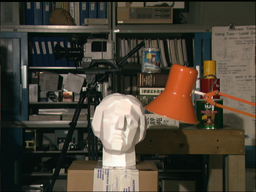
#> input picture Stereo-matching/Input/scene1.row3.col1.ppm, 256 x 192 px, shrunk from 384 x 288 before the run
$ python stereo_matching_sparse.py
#> lines starting #> are read from the running program, lines starting #| are printed output that depends on the picture
import cv2
import numpy as np
import matplotlib.pyplot as plt
from tqdm import tqdm


def generate_sobel_kernels(ksize):
    if ksize % 2 == 0:
        raise ValueError("Kernel size (ksize) must be an odd number.")

    if ksize < 3:
        raise ValueError("Kernel size (ksize) must be at least 3.")

    half_ksize = ksize // 2

    # Initialize the kernels with zeros
    kernel_x = np.zeros((ksize, ksize))
    kernel_y = np.zeros((ksize, ksize))

    for i in range(ksize):
        for j in range(ksize):
            if i < half_ksize:
                kernel_x[j, i] = -(half_ksize - i)
                kernel_y[i, j] = -(half_ksize - i)
            elif i == half_ksize:
                kernel_x[j, i] = 0
                kernel_y[i, j] = 0
            else:
                kernel_x[j, i] = i - half_ksize
                kernel_y[i, j] = i - half_ksize

    return kernel_x, kernel_y


def sobel_edge_detection(image, ksize=7):
    # Define the Sobel kernels for horizontal and vertical edge detection
    kernel_x, kernel_y = generate_sobel_kernels(ksize)
    half_ksize = ksize // 2

    # Ensure the image is in grayscale (if not, convert it)
    if len(image.shape) == 3:
        image = np.mean(image, axis=2).astype(np.float64)

    # Initialize output arrays for horizontal and vertical gradients
    grad_x = np.zeros_like(image, dtype=np.float64)
    grad_y = np.zeros_like(image, dtype=np.float64)

    # Iterate over the image and convolve with Sobel kernels
    height, width = image.shape
    for y in tqdm(
        range(half_ksize, height - half_ksize), desc="Edges    ", leave=False
    ):
        for x in range(half_ksize, width - half_ksize):
            patch = image[
                y - half_ksize : y + half_ksize + 1, x - half_ksize : x + half_ksize + 1
            ]
            grad_x[y, x] = np.sum(patch * kernel_x)
            grad_y[y, x] = np.sum(patch * kernel_y)

    return grad_x, grad_y


def harris_corner_detection(image, k=0.04, threshold=0.01):
    # Convert the image to grayscale
    if len(image.shape) == 3:
        image = cv2.cvtColor(image, cv2.COLOR_BGR2GRAY)

    # Calculate image gradients using Sobel filters
    dx, dy = sobel_edge_detection(image)

    # Compute components of the Harris matrix
    Ixx = dx * dx
    Iyy = dy * dy
    Ixy = dx * dy

    # Calculate the sum of squared differences
    window_size = 5
    offset = window_size // 2
    height, width = image.shape
    keypoints = []
    descriptors = []

    for y in tqdm(range(offset, height - offset), desc="Keypoints", leave=False):
        for x in range(offset, width - offset):
            # Compute the sum of squared differences in the window
            Sxx = np.sum(Ixx[y - offset : y + offset + 1, x - offset : x + offset + 1])
            Syy = np.sum(Iyy[y - offset : y + offset + 1, x - offset : x + offset + 1])
            Sxy = np.sum(Ixy[y - offset : y + offset + 1, x - offset : x + offset + 1])

            # Calculate the determinant and trace of the Harris matrix
            det = (Sxx * Syy) - (Sxy**2)
            trace = Sxx + Syy

            # Calculate the corner response function
            r = det - k * (trace**2)

            # Apply the threshold to detect corners
            if r > threshold:
                keypoints.append([x, y])
                descriptors.append([Sxx, Syy, Sxy])

    return np.array(keypoints), np.array(descriptors)


def match_keypoints(keypoints1, descriptors1, keypoints2, descriptors2, threshold=0.7):
    matches = []

    for i in tqdm(range(len(keypoints1)), desc="Matching  ", leave=False):
        descriptor1 = descriptors1[i]

        best_match_index = -1
        best_match_score = float("-inf")

        for j in range(len(keypoints2)):
            descriptor2 = descriptors2[j]

            # Calculate the sum of squared differences (SSD) between descriptors
            ssd = np.sum((descriptor1 - descriptor2) ** 2)

            if ssd < best_match_score:
                best_match_score = ssd
                best_match_index = j

        # Check if the best match is below the threshold
        if best_match_score < threshold:
            matches.append((keypoints1[i], keypoints2[best_match_index]))

    return matches


def match_keypoints_fast(
    keypoints1, descriptors1, keypoints2, descriptors2, threshold=5e2
):
    # Calculate the pairwise Euclidean distances between descriptors
    distances = np.linalg.norm(descriptors1[:, None] - descriptors2, axis=2)

    # Find the best match index for each descriptor in descriptors1
    best_match_indices = np.argmin(distances, axis=1)
    best_match_distances = distances[np.arange(len(keypoints1)), best_match_indices]

    # Create a mask for valid matches based on the threshold
    valid_matches = best_match_distances < threshold

    # Extract the matched keypoints
    matched_keypoints = [
        (keypoints1[i], keypoints2[best_match_indices[i]])
        for i in range(len(keypoints1))
        if valid_matches[i]
    ]

    return np.array(matched_keypoints)


def match_corners(left_corners, right_corners):
    left_corners = np.array(left_corners)
    right_corners = np.array(right_corners)

    left_corners_expanded = left_corners[:, np.newaxis, :]
    distances = np.sqrt(np.sum((left_corners_expanded - right_corners) ** 2, axis=2))

    # Find the closest corner in the right image for each corner in the left image
    min_indices = np.argmin(distances, axis=1)

    matched_points = np.array(
        [left_corners[i] for i in range(len(left_corners)) if i == min_indices[i]]
    )

    return matched_points, min_indices


# test the function
if __name__ == "__main__":
    image_left_raw = cv2.imread("Input/scene1.row3.col1.ppm")
#> image_left_raw is the input picture: shape (192, 256, 3); mean B, G, R 54.7, 66.7, 73.3
    image_right_raw = cv2.imread("Input/scene1.row3.col3.ppm")
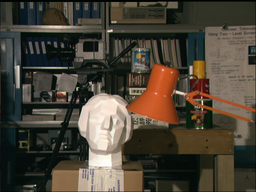
#> input picture Stereo-matching/Input/scene1.row3.col3.ppm, 256 x 192 px, shrunk from 384 x 288 before the run
#> image_right_raw is the input picture: shape (192, 256, 3); mean B, G, R 55.4, 67.6, 74.7

    image_left = cv2.GaussianBlur(image_left_raw, (3, 3), 0)
    image_right = cv2.GaussianBlur(image_right_raw, (3, 3), 0)

    # Detect corners
    keypoints_left, descriptors_left = harris_corner_detection(image_left, 0.2, 0.01)
#> after the loop in harris_corner_detection, `for y in tqdm(range(offset, height - offset), desc="Keypoints", leave=..`: descriptors = 4285 items, first 6: [4708110, 3993818, -1722526], [15851761, 15632801, 2354286], [13011165, 15893588, -4367136], [15890447, 13019508, -1995012], [21088978, 24705467, 3229138], [20283441, 24558407, -7164392]; keypoints = 4285 pairs, first value 2 to 253, second value 2 to 189
#> keypoints_left has the same summary as keypoints in harris_corner_detection
    keypoints_right, descriptors_right = harris_corner_detection(image_right, 0.2, 0.01)
#> call 2 of harris_corner_detection, with k = 0.2, threshold = 0.01
#> call 2 of sobel_edge_detection, with ksize = 7
#> after the loop in sobel_edge_detection (call 2), `for y in tqdm(`:
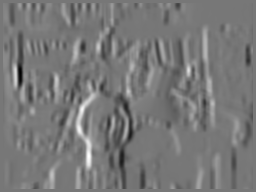
#> grad_x: shape (192, 256) float64; min -6589, max 7447, mean 25.9; drawn with min black and max white
#> in harris_corner_detection (call 2), `Ixy = dx * dy`:
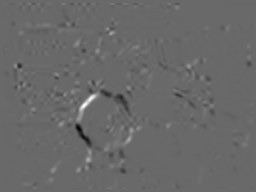
#> Ixy: shape (192, 256) float64; min -17243050, max 24622526, mean 25466.3; drawn with min black and max white
#> after the loop in harris_corner_detection (call 2), `for y in tqdm(range(offset, height - offset), desc="Keypoints", leave=..`: descriptors = 4425 items, first 6: [4997581, 3580136, 992939], [16288599, 13961195, 4918006], [14606007, 14774148, -1676231], [13391602, 12296916, -4795972], [17972790, 12355832, 2859128], [20241848, 23349164, 7342102]; keypoints = 4425 pairs, first value 2 to 253, second value 2 to 189
#> keypoints_right has the same summary as keypoints in harris_corner_detection
    print("Number of corners detected in the left image: ", len(keypoints_left))
#| Number of corners detected in the left image:  4285
    print("Number of corners detected in the right image: ", len(keypoints_right))
#| Number of corners detected in the right image:  4425

    # matches, indecies = match_corners(keypoints_left, keypoints_right)
    matches = match_keypoints_fast(
        keypoints_left, descriptors_left, keypoints_right, descriptors_right
    )
#> in match_keypoints_fast, `distances = np.linalg.norm(descriptors1[:, None] - descriptors2, axis=2)`:
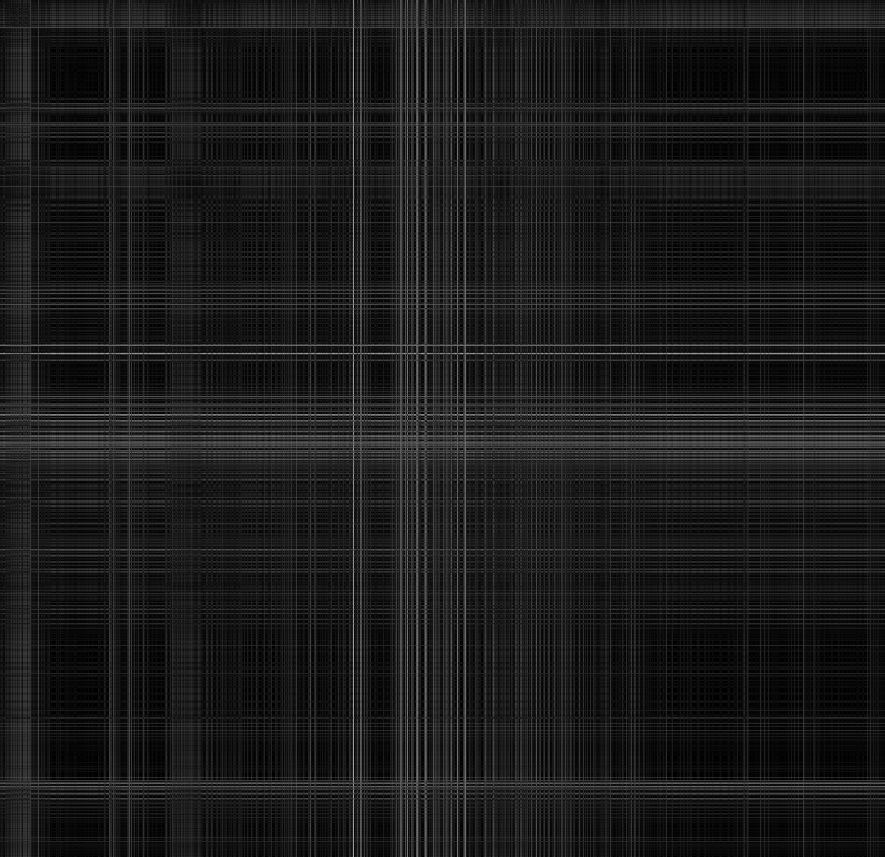
#> distances: shape (4285, 4425) float64 (shown at 1/5 size); min 42.61, max 237751724.2, mean 25335031.9; drawn with min black and max white
#> in match_keypoints_fast, `best_match_indices = np.argmin(distances, axis=1)`: best_match_indices = 4285 values, max 4424 at index 3460, min 4 at index 3313, mean 2245.5
#> in match_keypoints_fast, `best_match_distances = distances[np.arange(len(keypoints1)), best_matc..`: best_match_distances = 4285 values, max 75254654.2 at index 2215, min 42.61 at index 3820, mean 1030699.7
#> in match_keypoints_fast, `matched_keypoints = [ (keypoints1[i], keypoints2[best_match_indices[i]..`: matched_keypoints = 24 items, first 6: ([233, 10], [229, 18]), ([239, 11], [3, 149]), ([243, 13], [219, 11]), ([243, 14], [219, 11]), ([244, 14], [12, 155]), ([240, 16], [219, 12])
    print("Number of corners matched: ", len(matches))
#| Number of corners matched:  24

    # Create a figure with two subplots for the left and right images
    fig, ax = plt.subplots(1, 1, figsize=(12, 6))

    # Horizontally stack the images
    stacked_image = np.hstack((image_left_raw, image_right_raw))
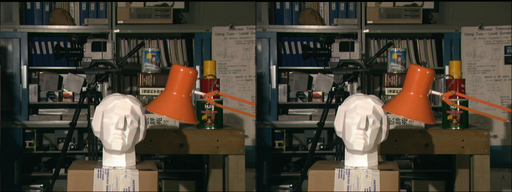
#> stacked_image: shape (192, 512, 3); mean B, G, R 55, 67.1, 74

    # Display the stacked image
    ax.imshow(stacked_image)

    # Calculate the offset for drawing points in the right image
    offset_x = image_left_raw.shape[1]
#> offset_x = 256

    # Plot the left image with matched points (red)
    ax.plot(matches[:, 0, 0], matches[:, 0, 1], "r.")

    # Plot the right image with matched points (blue)
    ax.plot(matches[:, 1, 0] + offset_x, matches[:, 1, 1], "b.")

    # Set titles for subplots
    ax.set_title("Key points matched in both images")

    # Draw lines connecting matched points
    for i in range(len(matches)):
        x1, y1 = matches[i, 0]
        x2, y2 = matches[i, 1]
        x2 += offset_x
        ax.plot([x1, x2], [y1, y2], "g-")
#> this loop made 24 passes
#> (x1, y1, x2, y2) on passes 1 to 12: (233, 10, 485, 18), (239, 11, 259, 149), (243, 13, 475, 11), (243, 14, 475, 11), (244, 14, 268, 155), (240, 16, 475, 12), (223, 19, 267, 155), (8, 150, 264, 152), (6, 151, 264, 152), (7, 151, 264, 152), (8, 151, 264, 152), (18, 152, 261, 155)

    # Display the figure
    plt.show()
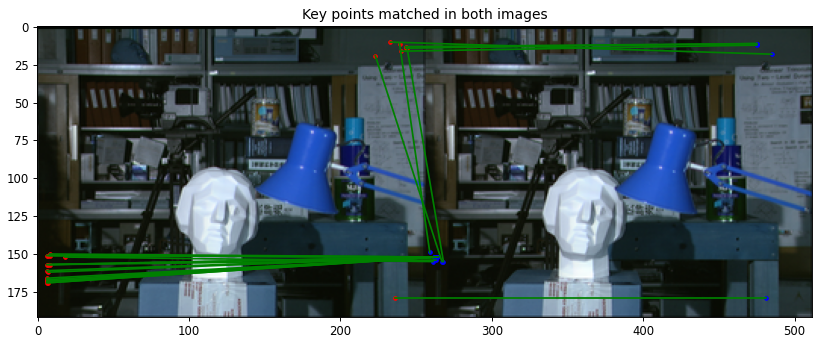
#> figure drawn by matplotlib, 1 panel; B, G, R data is drawn as R, G, B

    # Draw corners on the original image and display it
    for x, y in keypoints_left:
        cv2.circle(image_left, (x, y), 0, (0, 255, 0), -1)
#> this loop made 4285 passes
#> (x, y) on passes 1 to 3: (22, 2), (28, 2), (29, 2)
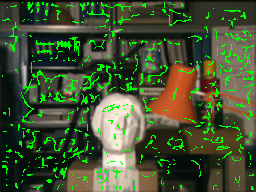
#> image_left: shape (192, 256, 3); mean B, G, R 49.8, 83.1, 66.9

    plt.imshow(image_left)
    plt.show()
